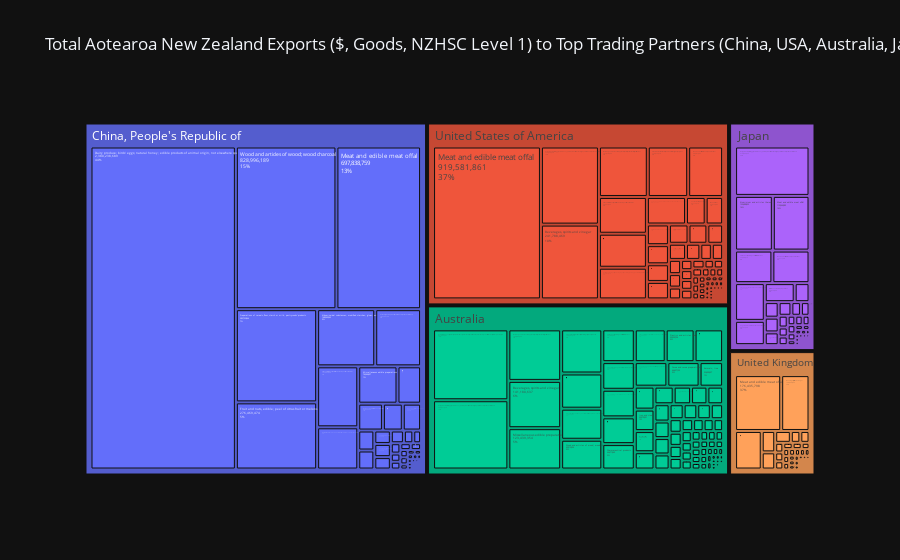
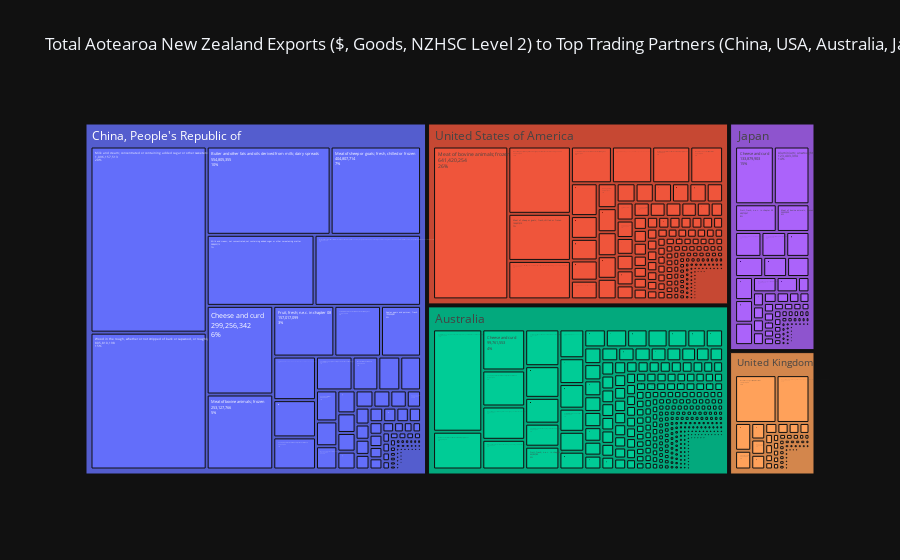

Here is the notebook cell these charts were saved with, in order:
### Code cell
# Create a tree map for major trading partner and their exports.
try:
    fig_tot_exp_lvl_1 = px.treemap(
        trade_partners_exports,
        path=['country_label', 'NZHSC_Level_1'],
        values='value',
        title='Total Aotearoa New Zealand Exports ($, Goods, NZHSC Level 1) to Top Trading Partners (China, USA, Australia, Japan, South Korea, Singapore)'
    )
    # Update the trace to display the values inside the blocks
    fig_tot_exp_lvl_1.update_traces(
        textinfo="label+value+percent parent"
    )
    fig_tot_exp_lvl_1.show()
except ValueError as ve:
    print(f"ValueError: {ve}")
    print("Check if the 'value' column contains non-numeric data.")
    print(total_exports['value'].head())

try:
    fig_tot_exp_lvl_2 = px.treemap(
        trade_partners_exports,
        path=['country_label', 'NZHSC_Level_2'],
        values='value',
        title='Total Aotearoa New Zealand Exports ($, Goods, NZHSC Level 2) to Top Trading Partners (China, USA, Australia, Japan, South Korea, Singapore)'
    )
    # Update the trace to display the values inside the blocks
    fig_tot_exp_lvl_2.update_traces(
        textinfo="label+value+percent parent"
    )
    fig_tot_exp_lvl_2.show()
except ValueError as ve:
    print(f"ValueError: {ve}")
    print("Check if the 'value' column contains non-numeric data.")
    print(total_exports['value'].head())

### Figure 1 — Plotly figure (JSON) as saved in the notebook; plotly's stock layout.template omitted (floating-point values rounded to 4 significant figures; data arrays with more than 128 entries replaced by an {"elided": "..."} marker saying what was removed)
{"data": [{"branchvalues": "total", "domain": {"x": [0.0, 1.0], "y": [0.0, 1.0]}, "hovertemplate": "labels=%{label}<br>value=%{value}<br>parent=%{parent}<br>id=%{id}<extra></extra>", "ids": {"elided": "430 str values"}, "labels": {"elided": "430 str values"}, "name": "", "parents": {"elided": "430 str values"}, "values": {"elided": "430 float values"}, "type": "treemap", "textinfo": "label+value+percent parent"}], "layout": {"legend": {"tracegroupgap": 0}, "title": {"text": "Total Aotearoa New Zealand Exports ($, Goods, NZHSC Level 1) to Top Trading Partners (China, USA, Australia, Japan, South Korea, Singapore)"}}}

### Figure 2 — Plotly figure (JSON) as saved in the notebook; plotly's stock layout.template omitted (floating-point values rounded to 4 significant figures; data arrays with more than 128 entries replaced by an {"elided": "..."} marker saying what was removed)
{"data": [{"branchvalues": "total", "domain": {"x": [0.0, 1.0], "y": [0.0, 1.0]}, "hovertemplate": "labels=%{label}<br>value=%{value}<br>parent=%{parent}<br>id=%{id}<extra></extra>", "ids": {"elided": "2594 str values"}, "labels": {"elided": "2594 str values"}, "name": "", "parents": {"elided": "2594 str values"}, "values": {"elided": "2594 float values"}, "type": "treemap", "textinfo": "label+value+percent parent"}], "layout": {"legend": {"tracegroupgap": 0}, "title": {"text": "Total Aotearoa New Zealand Exports ($, Goods, NZHSC Level 2) to Top Trading Partners (China, USA, Australia, Japan, South Korea, Singapore)"}}}
